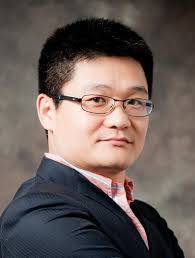
//> input picture images.jpg, 195 x 258 px, given in place of the camera
$ ./objectDetection   (built with g++ and OpenCV 4)
//> lines starting //> are read from the running program, lines starting //| are printed output that depends on the picture; after the words box and inside, x2 and y2 are one past the last pixel; in counts of white or black regions, pixels touching at a corner belong together
/**
 * @file objectDetection.cpp
 * @author A. Huaman ( based in the classic facedetect.cpp in samples/c )
 * @brief A simplified version of facedetect.cpp, show how to load a cascade classifier and how to find objects (Face + eyes) in a video stream
 */
#include "opencv2/objdetect/objdetect.hpp"
#include "opencv2/highgui/highgui.hpp"
#include "opencv2/imgproc/imgproc.hpp"

#include <iostream>
#include <stdio.h>

using namespace std;
using namespace cv;

/** Function Headers */
void detectAndDisplay( Mat frame );

/** Global variables */
//-- Note, either copy these two files from opencv/data/haarscascades to your current folder, or change these locations
String face_cascade_name = "haarcascade_frontalface_alt.xml";
String eyes_cascade_name = "haarcascade_eye_tree_eyeglasses.xml";
//String eyes_cascade_name = "haarcascade_smile.xml";
CascadeClassifier face_cascade;
CascadeClassifier eyes_cascade;
string window_name = "Capture - Face detection";
RNG rng(12345);

/**
 * @function main
 */
int main( void )
{
  VideoCapture capture(0);
  Mat frame;

  //-- 1. Load the cascades
  if( !face_cascade.load( face_cascade_name ) ){ printf("--(!)Error loading\n"); return -1; };
  if( !eyes_cascade.load( eyes_cascade_name ) ){ printf("--(!)Error loading\n"); return -1; };

  //-- 2. Read the video stream
  capture.open( 0 );
  if( capture.isOpened() )
  {
    for(;;)
    {
      capture >> frame;
//> frame is the input picture: 258 rows x 195 cols, CV_8UC3; mean B, G, R 88.4, 92.1, 104.3

      //-- 3. Apply the classifier to the frame
      if( !frame.empty() )
       { detectAndDisplay( frame ); }
      else
       { printf(" --(!) No captured frame -- Break!"); break; }

      int c = waitKey(10);
      if( (char)c == 'c' ) { break; }

    }
  }
  capture.release();
  return 0;
}

/**
 * @function detectAndDisplay
 */
void detectAndDisplay( Mat frame )
{
   std::vector<Rect> faces;
   Mat frame_gray;
   //转化为灰度图像
   cvtColor( frame, frame_gray, COLOR_BGR2GRAY );
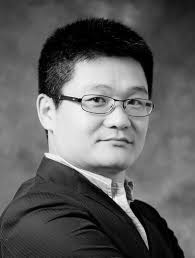
//> frame_gray: 258 rows x 195 cols, CV_8UC1; min 0, max 252, mean 95.3
   //进行直方图均衡化
   equalizeHist( frame_gray, frame_gray );
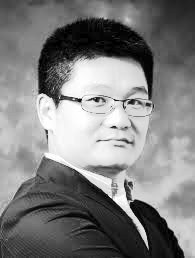
//> frame_gray: 258 rows x 195 cols, CV_8UC1; min 0, max 255, mean 126.9
   //-- Detect faces
   face_cascade.detectMultiScale( frame_gray, faces, 1.1, 2, 0|CV_HAAR_SCALE_IMAGE, Size(30, 30) );
//> faces = 1 Rect (x, y, width, height): [63, 60, 107, 107]

   for( size_t i = 0; i < faces.size(); i++ )
    {
	  //椭圆中心坐标
      //Point center( faces[i].x + faces[i].width/2, faces[i].y + faces[i].height/2 );
      //用椭圆圈出人脸
	   Rect rec(faces[i].x,faces[i].y,faces[i].width,faces[i].height);
      //ellipse( frame, center, Size( faces[i].width/2, faces[i].height/2), 0, 0, 360, Scalar( 255, 255, 255 ), 2, 8, 0 );
	   rectangle(frame ,rec,Scalar( 255, 255, 255 ),2,8,0);
      Mat faceROI = frame_gray( faces[i] );
      std::vector<Rect> eyes;

      //-- In each face, detect eyes
      eyes_cascade.detectMultiScale( faceROI, eyes, 1.1, 2, 0 |CV_HAAR_SCALE_IMAGE, Size(30, 30) );

      for( size_t j = 0; j < eyes.size(); j++ )
       {
    	 //计算出眼睛中心坐标
         Point eye_center( faces[i].x + eyes[j].x + eyes[j].width/2, faces[i].y + eyes[j].y + eyes[j].height/2 );
         int radius = cvRound( (eyes[j].width + eyes[j].height)*0.25 );
         //用圆圈出人眼
         circle( frame, eye_center, radius, Scalar( 255, 0, 0 ), 3, 8, 0 );
       }
    }
//> this loop made 1 pass
//> pass 1, in detectAndDisplay, `Mat faceROI = frame_gray( faces[i] );`:
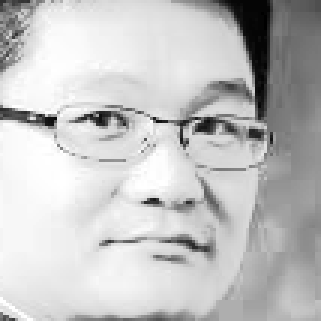
//> faceROI: 107 rows x 107 cols, CV_8UC1 (shown 3 times larger); min 0, max 255, mean 195
//> after the loop:
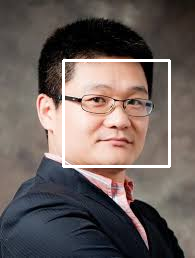
//> frame: 258 rows x 195 cols, CV_8UC3; 2.52% of pixels changed, all inside (x1, y1, x2, y2) = (62, 59, 171, 168)
//> the Esc key is pressed
   //-- Show what you got
   imshow( window_name, frame );
}

$ run again, on 0.jpg
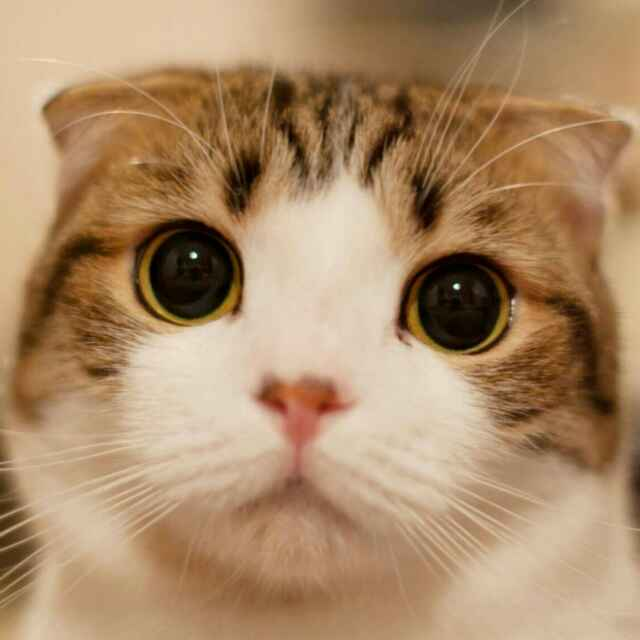
//> input picture 0.jpg, 640 x 640 px, given in place of the camera
//> frame is the input picture: 640 rows x 640 cols, CV_8UC3; mean B, G, R 104, 138.2, 170.7
//> in detectAndDisplay, `cvtColor( frame, frame_gray, COLOR_BGR2GRAY );`:
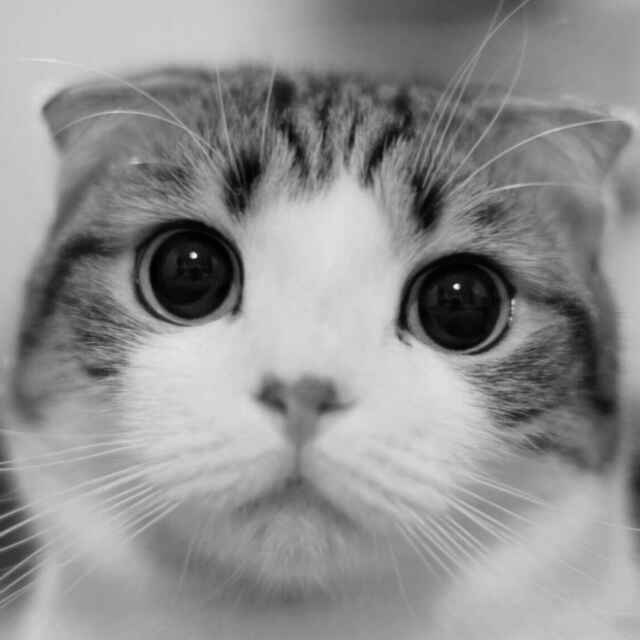
//> frame_gray: 640 rows x 640 cols, CV_8UC1; min 0, max 250, mean 144.1
//> in detectAndDisplay, `equalizeHist( frame_gray, frame_gray );`:
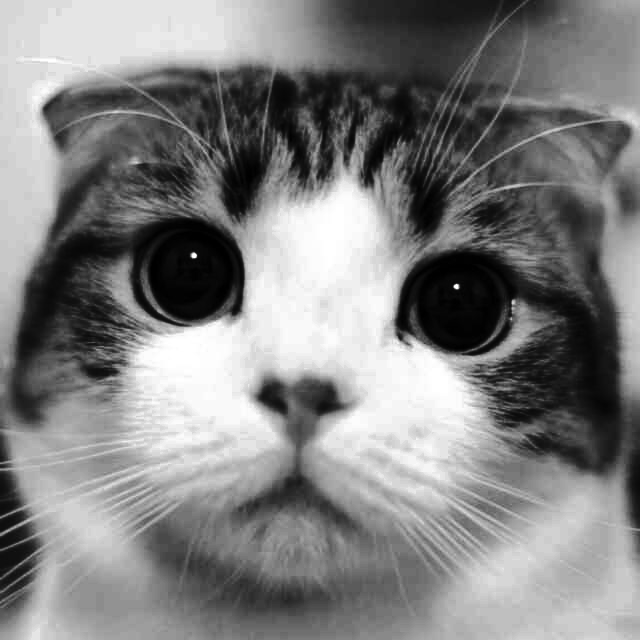
//> frame_gray: 640 rows x 640 cols, CV_8UC1; min 0, max 255, mean 128.5
//> faces = empty

$ run again, on 1.jpg
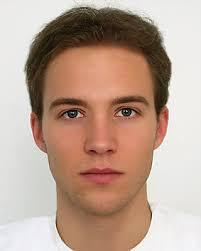
//> input picture 1.jpg, 201 x 251 px, given in place of the camera
//> frame is the input picture: 251 rows x 201 cols, CV_8UC3; mean B, G, R 146.3, 161.6, 187.3
//> faces = 1 Rect (x, y, width, height): [30, 59, 140, 140]
//> the loop in detectAndDisplay, `for( size_t i = 0; i < faces.size(); i++ )` made 1 pass
//> pass 1, in detectAndDisplay, `Mat faceROI = frame_gray( faces[i] );`:
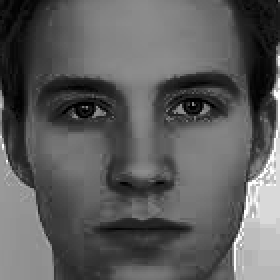
//> faceROI: 140 rows x 140 cols, CV_8UC1 (shown 2 times larger); min 0, max 255, mean 92.7
//> after the loop in detectAndDisplay, `for( size_t i = 0; i < faces.size(); i++ )`:
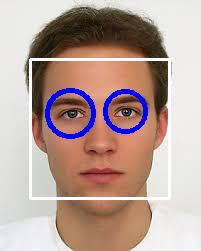
//> frame: 251 rows x 201 cols, CV_8UC3; 5.97% of pixels changed, all inside (x1, y1, x2, y2) = (29, 58, 171, 200)

$ run again, on f.jpg
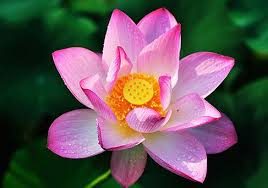
//> input picture f.jpg, 268 x 188 px, given in place of the camera
//> frame is the input picture: 188 rows x 268 cols, CV_8UC3; mean B, G, R 82.1, 82.2, 93.7
//> in detectAndDisplay, `cvtColor( frame, frame_gray, COLOR_BGR2GRAY );`:
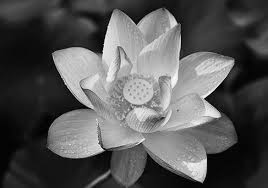
//> frame_gray: 188 rows x 268 cols, CV_8UC1; min 0, max 252, mean 85.6
//> in detectAndDisplay, `equalizeHist( frame_gray, frame_gray );`:
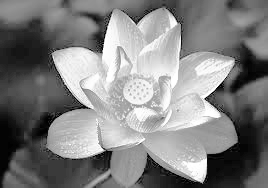
//> frame_gray: 188 rows x 268 cols, CV_8UC1; min 0, max 255, mean 128.4
//> faces = empty
